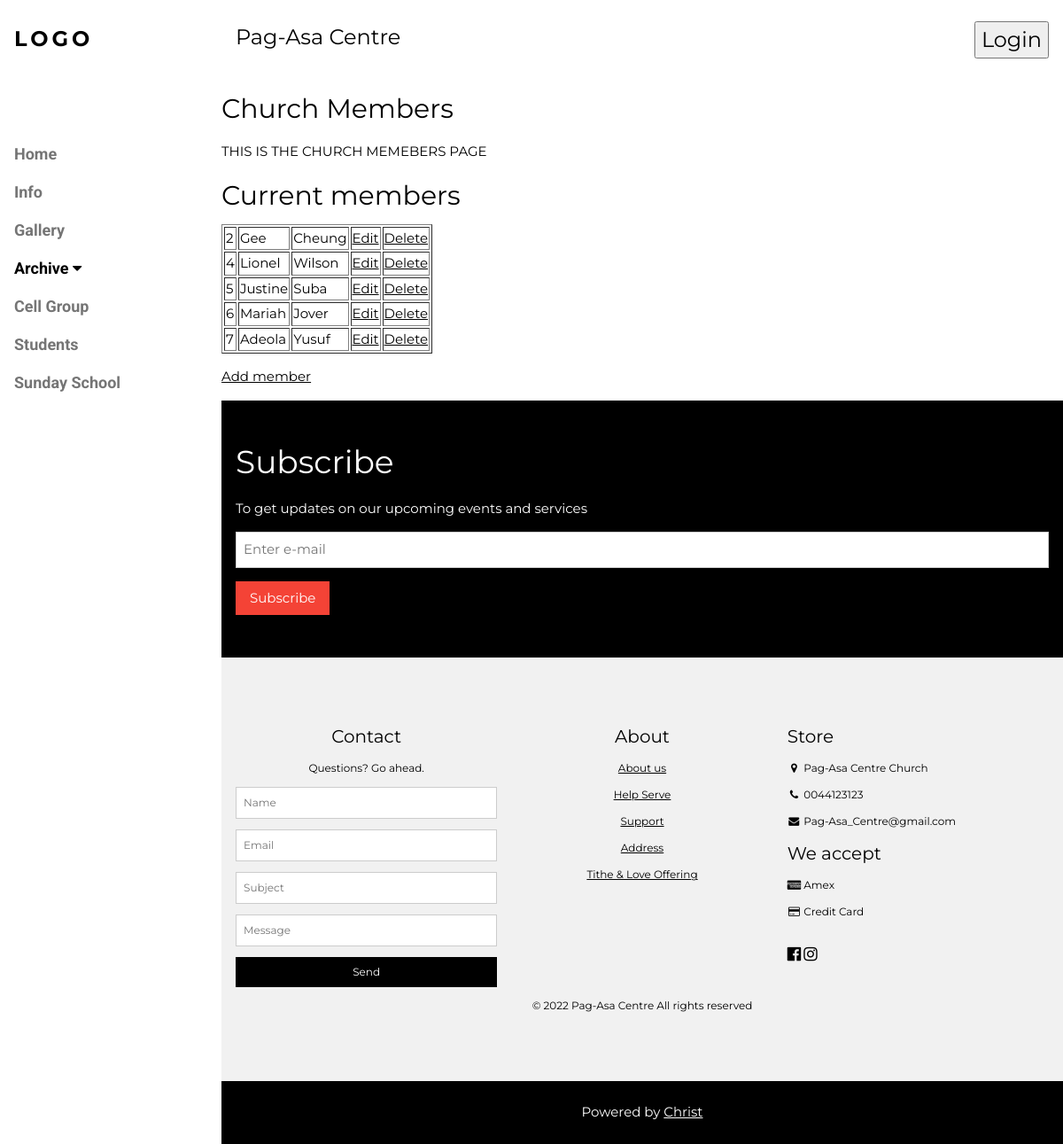
Page /Cell_Group/ on the earlier database version.
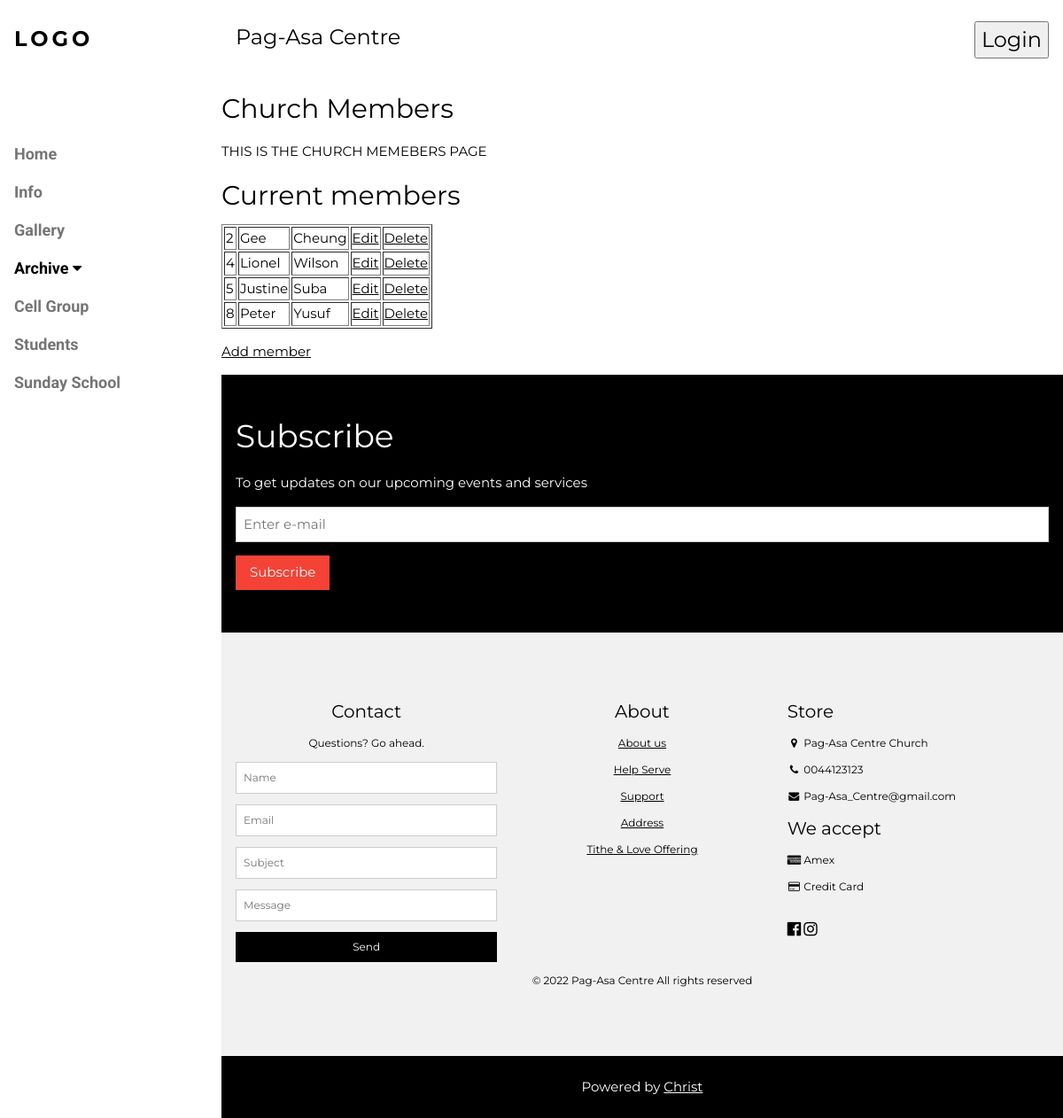
Same page on the later database version.
### Cell_Group/models.py (models this page shows)
class Members(models.Model):
  firstname = models.CharField(max_length=255)
  lastname = models.CharField(max_length=255)

### Cell_Group/views.py (the view)
# urls.py: path('', views.index, name='index'),
def index(request):
    mymembers = Members.objects.all().values()#get all values of objects in the Members table
    template = loader.get_template('Members.html')
    context = {
        'mymembers': mymembers,
    }
    return HttpResponse(template.render(context, request))

### Cell_Group/templates/Members.html
{% extends 'Master_temp.html' %}
{% block page_main %}
    <main>
        <section>
            <h2>Church Members</h2>
            <p>THIS IS THE CHURCH MEMEBERS PAGE</p>
        </section>
        <section>
            <h2>Current members</h2>
            <table border="1">
                {% for x in mymembers %}
                <tr>
                <td>{{ x.id }}</td>
                <td>{{ x.firstname }}</td>
                <td>{{ x.lastname }}</td>
                <td><a href="update/{{ x.id }}">Edit</a></td>
                <td><a href="delete/{{ x.id }}">Delete</a></td>
                </tr>
                {% endfor %}
            </table>
            <p>
            <a href="add/">Add member</a>
            </p>
        </section>
    </main>
{% endblock %}

Differences in the rows shown:
removed Members: id "6", firstname "Mariah", lastname "Jover"
removed Members: id "7", firstname "Adeola", lastname "Yusuf"
added Members: id "8", firstname "Peter", lastname "Yusuf"
